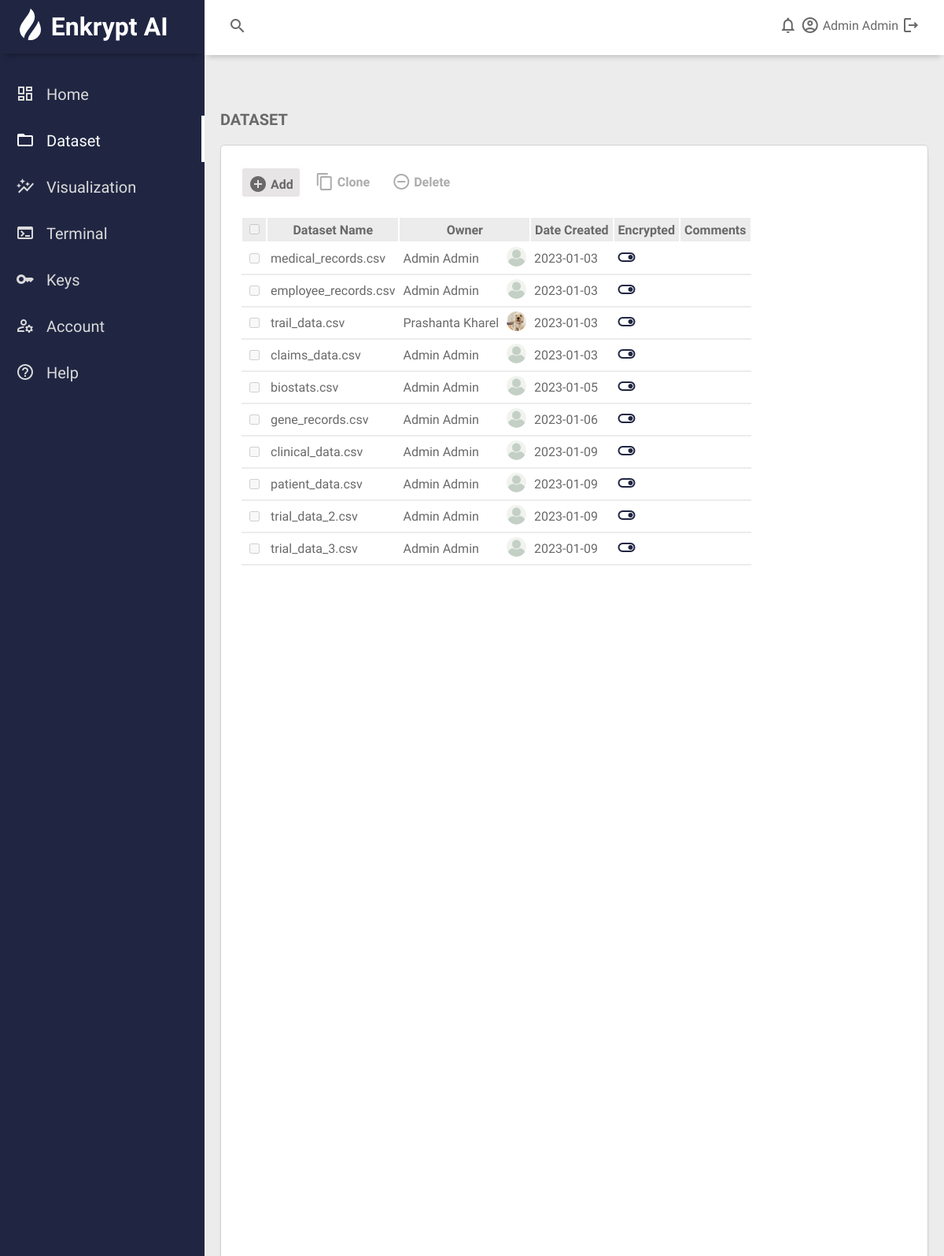
The app's page /dataset (signed in) with its own data.
### dashboardapp/dbmodels.py (models this page shows, shortened)
class User(db.Model, UserMixin):
    id =  db.Column(db.Integer, primary_key=True)
    firstname = db.Column(db.String(), unique=True, nullable=False)
    lastname = db.Column(db.String(), unique=True, nullable=False)
    email = db.Column(db.String(120), unique=True, nullable=False)
    image_file= db.Column(db.String(20), nullable=False, default='default.jpg') # Profile picture
    password = db.Column(db.String(60), nullable=False)
    apiUsage = db.relationship('APIUsage', backref= 'client', lazy=True)
    datasetsUsage = db.relationship('Datasets', backref= 'owner', lazy=True)

class Datasets(db.Model):
    id = db.Column(db.Integer, primary_key=True)
    filename = db.Column(db.String(100), nullable=False)
    date_called = db.Column(db.DateTime, nullable=False, default=datetime.utcnow)
    is_encrypted = db.Column(db.Boolean, nullable=False, default=False)
    description = db.Column(db.Text, nullable = False, default='')
    user_id = db.Column(db.Integer, db.ForeignKey('user.id'), nullable=False)

### dashboardapp/main/routes.py (the view)
@main.route("/dataset", methods=['GET', 'POST'])
@login_required
def dataset():
    if request.method == 'POST':
        uploaded_file = request.files['file']
        if uploaded_file.filename != '':
            file_ext = os.path.splitext(uploaded_file.filename)[1]
            if file_ext not in current_app.config['UPLOAD_EXTENSIONS']:
                warning='File upload unsuccessful! Supported file formats: ' + " | ".join(current_app.config['UPLOAD_EXTENSIONS'])
            else:
                fn= save_dataset(uploaded_file)
                new_dataset = Datasets(filename=fn, user_id=current_user.id)
                db.session.add(new_dataset)
                db.session.commit()
                warning='File uploaded successfully.'
    else:
        warning=''
    if current_user.email =='admin@admin.com':
        datasets = Datasets.query.all()
    else:
        datasets = Datasets.query.filter_by(user_id=current_user.id)
    return render_template('dataset.html', title='Dataset', warning=warning, datasets=datasets)

### dashboardapp/dbmodels.py (called while the page is built)
@login_manager.user_loader
def load_user(user_id):
    return User.query.get(int(user_id))

### dashboardapp/templates/dataset.html (shortened to what this page needs)
{% extends "layout_dashboard.html" %} {% block dashboard_content %}
<div class="main-title">
  <p class="font-weight-bold">DATASET</p>
</div>
<div class="main-dataset">
  <div class="content-dataset">
    <div class="header-dataset">
      <form
        method="POST"
        action="{{url_for('main.dataset')}}"
        id="upload-dataset-form"
        enctype="multipart/form-data"
      >
        <label for="add-dataset-btn" id="add-label"
          ><span class="material-icons-outlined">add_circle </span>Add</label
        >
      </form>
      <label for="clone-btn"
        ><span class="material-icons-outlined">content_copy</span>Clone</label
      >
      <label for="delete-btn"
        ><span class="material-icons-outlined">remove_circle_outline</span
        >Delete</label
      >
    </div>
      <div class="datasets-table">
        <div class="datasets-table-inner">
            <table class="datasets-table-container" cellpadding="5" cellspacing="5" style="overflow-y:scroll">
            <thead class="datasets-table-header">
                <tr class = "datasets-table-header-row">
                    <th scope="col"><input type="checkbox" disabled="disabled" name="keywords" value="keywords"/></th>
                    <th scope="col">Dataset Name</th>
                    <th colspan="2">Owner</th>
                    <th scope="col">Date Created</th>
                    <th scope="col">Encrypted</th>
                    <th scope="col">Comments</th>
                </tr>
            </thead>
            <tbody class= "datasets-table-body">
                {% for data in datasets %}
                <tr class="border-bottom">
                    <th scope="row"><input type="checkbox" disabled="disabled" name="keywords" value="keywords"/></th>
                    <td><a class= "table-data-filename" href="{{url_for('main.dataview',dataset_id = data.id )}}">{{data.filename}}</a></td>
                    <td>
                        {{data.owner.firstname}} {{data.owner.lastname}}
                    </td>
                    <td><img
                        class="account-img-icon"
                        src="{{url_for('static', filename= 'images/profile_pictures/'+data.owner.image_file)}}"
                        alt="profile picture"
                    /></td>
                    <td>{{data.date_called.strftime('%Y-%m-%d')}}</td>
                    <td>
                        {% if data.is_encrypted %}
                        <span class="material-icons-outlined" id="encryption_toggle_on">toggle_on</span>
                        {% else %}
                        <span class="material-icons-outlined">toggle_off</span>
                        {% endif %}
                    </td>
                    <td>{{data.description}}</td>
                </tr>
                {% endfor %}
            </tbody>
            </table>
        </div>
      </div>
    </div>
  </div>
  {% endblock dashboard_content %}

### dashboardapp/templates/layout_dashboard.html (shortened to what this page needs)
<!DOCTYPE html>
<html lang="en">
  <head>
    <link
      rel="stylesheet"
      type="text/css"
      href="{{url_for('static', filename='styles.css')}}"
    />
  </head>
  <body>
    <div class="grid-container" id="grid-container">
      <header class="header">
        <div class="header-left">
          <span class="material-icons-outlined">search</span>
        </div>
        <div class="header-right">
          <span class="material-icons-outlined">notifications</span>
          <span
            class="material-icons-outlined"
            onclick="window.location.href='{{url_for('users.account')}}';"
            >account_circle</span
          >
          <span
            class="login-name"
            onclick="window.location.href='{{url_for('users.account')}}';"
            >{{current_user.firstname}} {{current_user.lastname}}</span
          >
          <span
            class="material-icons-outlined"
            onclick="window.location.href='{{url_for('users.logout')}}';"
            id="logout-icon"
            >logout</span
          >
        </div>
      </header>
      <aside id="sidebar">
        <div class="sidebar-title">
          <div class="sidebar-brand">
            <span class="sidebar-logo-image"
              ><img
                id="logo-image"
                src="{{url_for('static', filename= 'images/logo-sm.svg')}}"
                alt="logo"
                height="40"
            /></span>
            Enkrypt AI
          </div>
        </div>
        <ul class="sidebar-list">
          <li
            class="sidebar-list-item"
            id="li-home"
            onclick="window.location.href='{{url_for('main.dashboard')}}';"
          >
            <span class="material-icons-outlined">dashboard</span>Home
          </li>
          <li
            class="sidebar-list-item"
            id="li-dataset"
            onclick="window.location.href='{{url_for('main.dataset')}}';"
          >
            <span class="material-icons-outlined">folder_open</span>Dataset
          </li>
          <li
            class="sidebar-list-item"
            id="li-viz"
            onclick="window.location.href='{{url_for('main.visualization')}}';"
          >
            <span class="material-icons-outlined">auto_graph</span>Visualization
          </li>
          <li
            class="sidebar-list-item"
            id="li-terminal"
            onclick="window.location.href='{{url_for('main.terminal')}}';"
          >
            <span class="material-icons-outlined">terminal</span>Terminal
          </li>
          <li
            class="sidebar-list-item"
            id="li-keys"
            onclick="window.location.href='{{url_for('main.keyaccess')}}';"
          >
            <span class="material-icons-outlined">key</span>Keys
          </li>
          <li
            class="sidebar-list-item"
            id="li-account"
            onclick="window.location.href='{{url_for('users.account')}}';"
          >
            <span class="material-icons-outlined">manage_accounts</span>Account
          </li>
          <li
            class="sidebar-list-item"
            id="li-help"
            onclick="window.location.href='{{url_for('main.help')}}';"
          >
            <span class="material-icons-outlined">help_outline</span>Help
          </li>
        </ul>
      </aside>
      <main class="main-container">
        {% block dashboard_content %}{% endblock %}
      </main>
    </div>
  </body>
</html>

### dashboardapp/static/styles.css (style rules this page uses)
body { margin: 0; padding: 0; box-sizing: border-box; background-color: #ececec; color: #696969; font-family: "Source Sans Pro", sans-serif; }
.grid-container { display: grid; grid-template-columns: 260px 1fr 1fr 1fr; grid-template-rows: 0.2fr 3fr; grid-template-areas: "sidebar header header header" "sidebar main main main"; height: 100vh; }
.header { grid-area: header; height: 70px; background-color: rgb(255, 255, 255); display: flex; align-items: center; justify-content: space-between; padding: 0 30px 0 30px; box-shadow: 0 6px 7px -4px rgba(0, 0, 0, 0.2); }
#sidebar { grid-area: sidebar; height: 100%; background-color: #202642; color: #dbdbdb; overflow-y: auto; transition: all 0.5s; -webkit-transition: all 0.5s; }
.sidebar-title { display: flex; justify-content: space-between; align-items: center; padding: 10px 10px 0px 10px; margin-bottom: 20px; color: white; box-shadow: 0px 8px 8px -6px rgba(0, 0, 0, 0.3); }
.sidebar-brand { margin-top: -20px; font-size: 32px; font-weight: 700; padding: 15px; }
.sidebar-brand > span { position: relative; top: 0.175em; padding: 0px 5px 0px 0px; }
.sidebar-list { padding: 0; margin-top: 15px; list-style-type: none; font-size: 1.25em; }
.sidebar-list-item { padding: 15px 15px 15px 20px; }
.sidebar-list-item > span { padding: 0px 15px 0px 0px; }
.sidebar-select { color: white; border-right: white 4px solid; }
li > span.material-icons-outlined { position: relative; top: 0.15em; font-size: 1.25 em; }
.main-container { grid-area: main; overflow-y: auto; padding: 20px 20px; }
.main-title { display: flex; justify-content: space-between; }
.main-title > p { font-size: 20px; }
.font-weight-bold { font-weight: 800; }
.login-name { position: relative; top: -0.5em; vertical-align: middle; }
.main-dataset { display: grid; grid-template-columns: 1fr; gap: 20px; }
.content-dataset { background-color: white; height: 100vh; margin-bottom: 20px; padding: 25px; box-sizing: border-box; -webkit-column-break-inside: avoid; border: 1px solid #d2d2d3; border-radius: 5px; box-shadow: 0 6px 7px -4px rgba(0, 0, 0, 0.2); }
.header-dataset { display: flex; align-items: center; justify-content: left; margin-top: -5px; margin-bottom: 20px; }
div.header-dataset label { background-color: white; color: #acacac; font-weight: 600; padding: 0.15rem 0.5rem 0.5rem 0.5rem; cursor: pointer; margin: 0.25rem 0.5rem 0.25rem 0; box-sizing: border-box; -webkit-column-break-inside: avoid; border: 2px solid white; border-radius: 5px; }
#add-label, #encrypt-label { background-color: #e7e5e5; color: #696969; font-weight: 600; padding: 0.7rem 0.5rem 0.4rem 0.5rem; cursor: pointer; margin: 0.25rem 0.5rem 0.25rem 0; box-sizing: border-box; -webkit-column-break-inside: avoid; border: 2px solid white; border-radius: 5px; }
div.header-dataset label span { position: relative; top: 0.375rem; padding: 0 0.25rem 0 0; }
#add-label span, #add-label span, #encrypt-label span, #encrypted-label span { position: relative; top: 0.375rem; padding: 0 0.25rem 0 0; }
.datasets-table { display: grid; grid-template-columns: 1fr; gap: 20px; }
.datasets-table-inner { display: flex; align-items: center; justify-content: space-between; margin: 0px; }
.datasets-table-header-row { background-color: #ececec; color: #696969; padding: 20px; font-weight: 00; justify-content: center; border: 2px solid white; }
.datasets-table-header-row > th { border: 2px solid white; }
.datasets-table-body > tr > td { text-align: justify; }
table { border-collapse: collapse; }
tr.border-bottom td, tr.border-bottom th { border-bottom: 2px solid #ececec; }
tr.border-bottom td > a { text-decoration: None; color: #696969; font-weight: 500; }
#encryption_toggle_on { color: #202642; }
img.account-img-icon { border-radius: 50%; width: 25px; height: 25px; }

### records on screen
User: firstname "Admin", lastname "Admin"
Datasets: filename "medical_records.csv", owner.firstname "Admin", owner.lastname "Admin", image_file (picture), date_called "2023-01-03", is_encrypted True (drawn)
Datasets: filename "employee_records.csv", owner.firstname "Admin", owner.lastname "Admin", image_file (picture), date_called "2023-01-03", is_encrypted True (drawn)
Datasets: filename "trail_data.csv", owner.firstname "Prashanta", owner.lastname "Kharel", image_file (picture), date_called "2023-01-03", is_encrypted True (drawn)
Datasets: filename "claims_data.csv", owner.firstname "Admin", owner.lastname "Admin", image_file (picture), date_called "2023-01-03", is_encrypted True (drawn)
Datasets: filename "biostats.csv", owner.firstname "Admin", owner.lastname "Admin", image_file (picture), date_called "2023-01-05", is_encrypted True (drawn)
Datasets: filename "gene_records.csv", owner.firstname "Admin", owner.lastname "Admin", image_file (picture), date_called "2023-01-06", is_encrypted True (drawn)
Datasets: filename "clinical_data.csv", owner.firstname "Admin", owner.lastname "Admin", image_file (picture), date_called "2023-01-09", is_encrypted True (drawn)
Datasets: filename "patient_data.csv", owner.firstname "Admin", owner.lastname "Admin", image_file (picture), date_called "2023-01-09", is_encrypted True (drawn)
Datasets: filename "trial_data_2.csv", owner.firstname "Admin", owner.lastname "Admin", image_file (picture), date_called "2023-01-09", is_encrypted True (drawn)
Datasets: filename "trial_data_3.csv", owner.firstname "Admin", owner.lastname "Admin", image_file (picture), date_called "2023-01-09", is_encrypted True (drawn)
